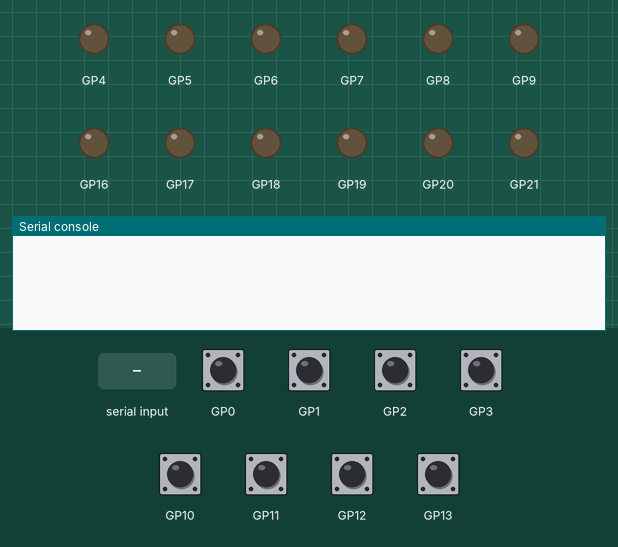
A program run on a simulated Raspberry Pi Pico running MicroPython. Shown: output pins drawn as LEDs (lit = HIGH), the last lines printed to the serial console. The inputs (shaded band) are chosen by the test bench; at power-on: GP0–3, GP10–13 HIGH. Pins used as bus, display or sensor lines are not drawn.

Above: at 1.2 s.
1.3 s: "Z" typed at the serial console, then Enter
At 1.7 s:
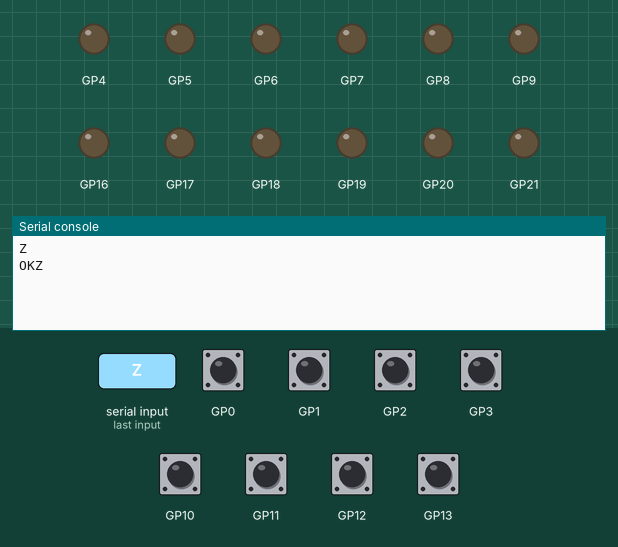
2.8 s: "," typed at the serial console, then Enter
At 4.0 s:
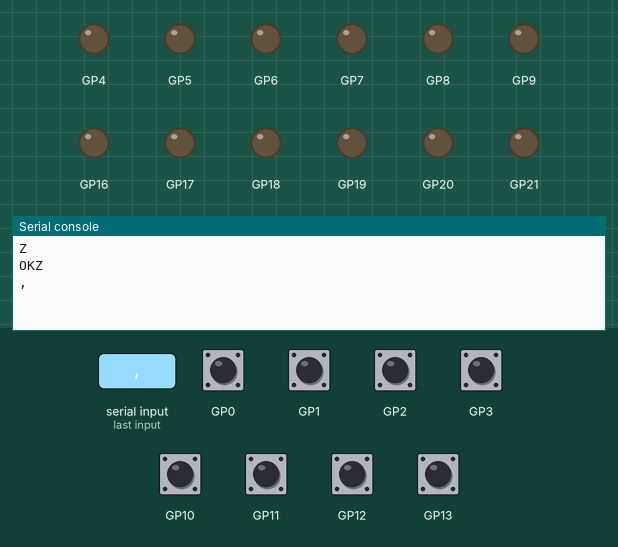
4.3 s: "S" typed at the serial console, then Enter
At 5.2 s:
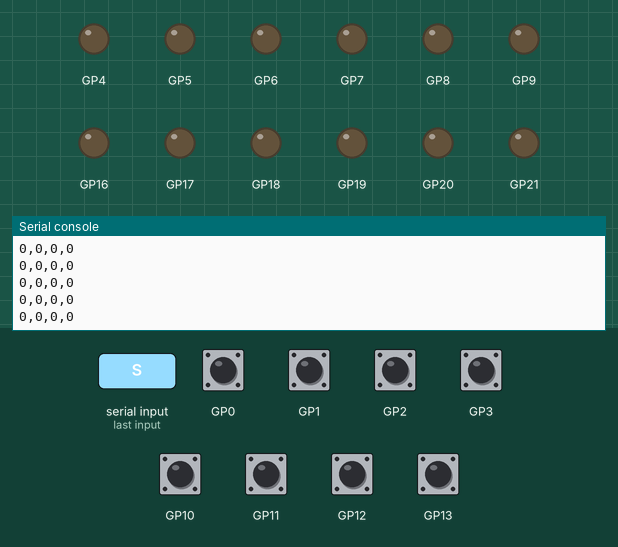

The program:

4motors_main.py
```python
# === main_4motors.py (USB-CDC + 4x Encoder + 2x L298N, 4 motor) ===
from machine import Pin, PWM
import micropython, time, sys, uselect

micropython.alloc_emergency_exception_buf(128)

# -------------------------------------------------------------------
# PIN HARİTASI (ENCODERLER)
# -------------------------------------------------------------------
# Encoder 1 (Motor 1)
ENC1_A_PIN = 13
ENC1_B_PIN = 12
# Encoder 2 (Motor 2)
ENC2_A_PIN = 10
ENC2_B_PIN = 11
# Encoder 3 (Motor 3)
ENC3_A_PIN = 3
ENC3_B_PIN = 2
# Encoder 4 (Motor 4)
ENC4_A_PIN = 1
ENC4_B_PIN = 0

# -------------------------------------------------------------------
# ENCODER BESLEME (GPIO ile 3.3V enable hatları)
# Uyarı: GPIO'dan akım sınırlıdır; düşük akım modüller için uygundur.
# -------------------------------------------------------------------
encoder_vcc  = Pin(14, Pin.OUT); encoder_vcc.high()   # Grup-1 (örn. Enc1-2)
encoder_vcc2 = Pin(26, Pin.OUT); encoder_vcc2.high()  # Grup-2 (örn. Enc3)
encoder_vcc3 = Pin(27, Pin.OUT); encoder_vcc3.high()  # Grup-3 (örn. Enc4)

def set_encoder_power(idx, on: bool):
    """idx: 1 -> GP14, 2 -> GP26, 3 -> GP27"""
    lvl = 1 if on else 0
    if idx == 1:
        encoder_vcc.value(lvl)
    elif idx == 2:
        encoder_vcc2.value(lvl)
    elif idx == 3:
        encoder_vcc3.value(lvl)

# -------------------------------------------------------------------
# L298N BAĞLANTILARI (Motor1..4) — IN ve EN(PWM)
# -------------------------------------------------------------------
# L298N #1 (Motor1 & Motor2)
M1_IN1_PIN = 8    # Motor1 yön
M1_IN2_PIN = 7
M1_EN_PIN  = 9    # Motor1 PWM (ENA)
M2_IN1_PIN = 5    # Motor2 yön
M2_IN2_PIN = 6
M2_EN_PIN  = 4    # Motor2 PWM (ENB)

# L298N #2 (Motor3 & Motor4)
M4_IN1_PIN = 17   # Motor4 yön
M4_IN2_PIN = 16
M4_EN_PIN  = 18   # Motor4 PWM
M3_IN1_PIN = 20   # Motor3 yön
M3_IN2_PIN = 21
M3_EN_PIN  = 19   # Motor3 PWM

PWM_FREQ_HZ = 1000

# -------------------------------------------------------------------
# ENCODER KURULUMU
# -------------------------------------------------------------------
enc_pins = [
    (ENC1_A_PIN, ENC1_B_PIN),
    (ENC2_A_PIN, ENC2_B_PIN),
    (ENC3_A_PIN, ENC3_B_PIN),
    (ENC4_A_PIN, ENC4_B_PIN),
]

encoders = []
for a_pin, b_pin in enc_pins:
    a = Pin(a_pin, Pin.IN, Pin.PULL_UP)
    b = Pin(b_pin, Pin.IN, Pin.PULL_UP)
    encoders.append((a, b))

# Sayaçlar
pos = [0, 0, 0, 0]
prev = []
for i in range(4):
    a, b = encoders[i]
    prev.append((a.value() << 1) | b.value())

# Quadrature komşu-geçiş tablosu (hatalı sıçramaları 0 sayar)
trans = {
    0b00: {0b01:+1, 0b10:-1},
    0b01: {0b11:+1, 0b00:-1},
    0b11: {0b10:+1, 0b01:-1},
    0b10: {0b00:+1, 0b11:-1},
}

def make_isr(idx):
    def _isr(pin):
        a, b = encoders[idx]
        curr = (a.value() << 1) | b.value()
        pos[idx] += trans.get(prev[idx], {}).get(curr, 0)
        prev[idx] = curr
    return _isr

# 4x sayım (A ve B rising+falling)
for i in range(4):
    a, b = encoders[i]
    isr = make_isr(i)
    a.irq(trigger=Pin.IRQ_RISING | Pin.IRQ_FALLING, handler=isr)
    b.irq(trigger=Pin.IRQ_RISING | Pin.IRQ_FALLING, handler=isr)

# -------------------------------------------------------------------
# MOTOR SÜRÜCÜ (L298N) — YÖN + PWM
# -------------------------------------------------------------------
class Motor:
    def __init__(self, in1_pin, in2_pin, en_pin, pwm_freq=PWM_FREQ_HZ):
        self.in1 = Pin(in1_pin, Pin.OUT); self.in1.low()
        self.in2 = Pin(in2_pin, Pin.OUT); self.in2.low()
        self.en  = PWM(Pin(en_pin))
        self.en.freq(pwm_freq)
        self.set_percent(0)

    @staticmethod
    def duty_from_percent(p):
        if p < 0: p = 0
        if p > 100: p = 100
        return int(p * 65535 / 100)

    def set_percent(self, percent):  # -100..100
        if percent > 100:  percent = 100
        if percent < -100: percent = -100
        speed = Motor.duty_from_percent(abs(percent))

        if percent > 0:
            self.in1.high(); self.in2.low()
        elif percent < 0:
            self.in1.low();  self.in2.high()
        else:
            # coast; fren istersen: self.in1.high(); self.in2.high()
            self.in1.low();  self.in2.low()
            speed = 0

        self.en.duty_u16(speed)

motors = [
    Motor(M1_IN1_PIN, M1_IN2_PIN, M1_EN_PIN),  # Motor 1
    Motor(M2_IN1_PIN, M2_IN2_PIN, M2_EN_PIN),  # Motor 2
    Motor(M3_IN1_PIN, M3_IN2_PIN, M3_EN_PIN),  # Motor 3
    Motor(M4_IN1_PIN, M4_IN2_PIN, M4_EN_PIN),  # Motor 4
]

def set_motor(idx, percent):
    motors[idx-1].set_percent(percent)

# -------------------------------------------------------------------
# USB-CDC I/O + KONTROL KOMUTLARI
# Komutlar:
#  "m1,m2,m3,m4" → duty(%), -100..100
#  "Z" → pos sayaçlarını sıfırla
#  "P" → yayını durdur (stream=False)
#  "S" → yayını başlat (stream=True)
#  "G" → tek seferlik anlık pozisyon yazdır (POS:p1,p2,p3,p4)
#  "R" → soft reset
# -------------------------------------------------------------------
poll = uselect.poll()
poll.register(sys.stdin, uselect.POLLIN)

stream = False  # başta sessiz; PC isterse S ile başlatır
last = time.ticks_ms()

def _ack(txt):
    try:
        sys.stdout.write(txt + "\r\n")
        if hasattr(sys.stdout, "flush"):
            sys.stdout.flush()
    except Exception:
        pass

while True:
    # --- USB-CDC'den komut oku ---
    if poll.poll(0):  # non-blocking
        line = sys.stdin.readline()
        if line:
            try:
                s = line.strip()
                if not s:
                    pass
                elif s == 'Z':
                    # tüm encoder sayaçlarını sıfırla
                    pos[0] = pos[1] = pos[2] = pos[3] = 0
                    _ack("OKZ")
                elif s == 'P':
                    stream = False
                    _ack("OKP")
                elif s == 'S':
                    stream = True
                    _ack("OKS")
                elif s == 'G':
                    _ack("POS:%d,%d,%d,%d" % (pos[0], pos[1], pos[2], pos[3]))
                elif s == 'R':
                    import machine
                    _ack("OKR")
                    machine.soft_reset()
                elif ',' in s:
                    parts = s.split(',')
                    vals = []
                    for x in parts[:4]:
                        try:
                            v = int(x)
                        except:
                            v = 0
                        if v < -100: v = -100
                        if v >  100: v =  100
                        vals.append(v)
                    while len(vals) < 4:
                        vals.append(0)
                    set_motor(1, vals[0])
                    set_motor(2, vals[1])
                    set_motor(3, vals[2])
                    set_motor(4, vals[3])
                # diğer her şeyi yok say
            except Exception:
                pass  # format hatalarını sessizce yut

    # --- 100 Hz encoder raporu: "p1,p2,p3,p4" ---
    now = time.ticks_ms()
    if time.ticks_diff(now, last) >= 10:
        try:
            if stream:
                sys.stdout.write(f"{pos[0]},{pos[1]},{pos[2]},{pos[3]}\r\n")
                if hasattr(sys.stdout, "flush"):
                    sys.stdout.flush()
        except Exception:
            pass
        last = now

    time.sleep_ms(1)
```

Measured:
- after the input at 1.3 s, the serial console: prints a new line at once (image 1)
- after the input at 2.8 s, the serial console: prints a new line at once (image 2)
- after the input at 4.3 s, the serial console: prints a new line at once (image 3)
